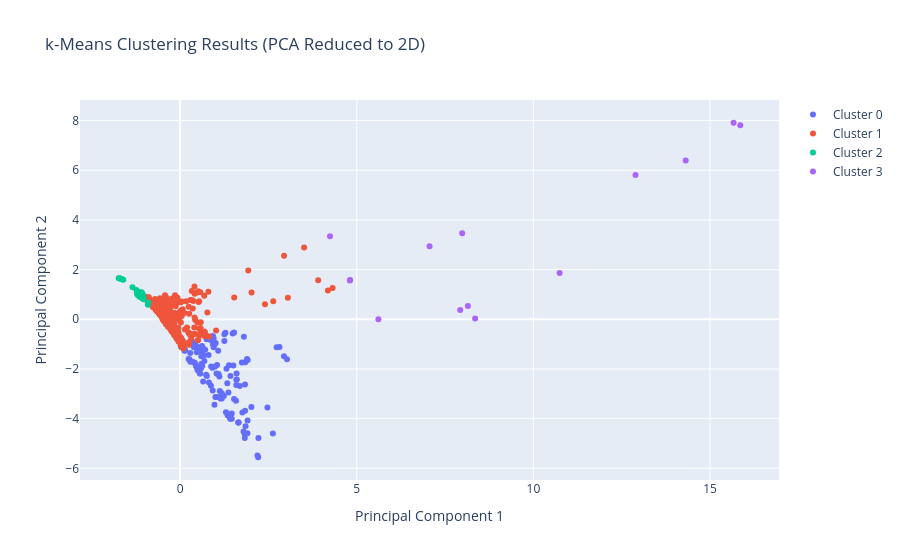

Notebook code for this chart:
### Markdown cell above
In addition to basic printing validation, we can also (approximately) plot the clusters to better visualization. A limitation to this is that we will need to reduce the dimensionality down to 2D, however the visualization could still prove to be beneficial.

### Code cell
# Since we cannot visualize in higher dimensions easily, we can use PCA to reduce to 2D for plotting
pca_2012 = PCA(n_components=2)  # Initialize PCA to reduce to 2 components
df_2012_numerical_pca_components = pca_2012.fit_transform(df_2012_wrangled_numerical_scaled)  # Get the principle components
df_2012_numerical_plot = pd.DataFrame({  # Get a dataframe for plotting
    'PC1': df_2012_numerical_pca_components[:, 0],
    'PC2': df_2012_numerical_pca_components[:, 1],
    'Cluster': df_2012_wrangled_copy['Cluster'],
    'Country': df_2012_wrangled['Country Code (ISO-3)'],
})

# Plotting the clusters in 2D PCA space (adding each point to the plot in the specified color for its cluster)
cluster_plot_fig = go.Figure()
for c in sorted(df_2012_numerical_plot['Cluster'].unique()):
    cluster_data = df_2012_numerical_plot[df_2012_numerical_plot['Cluster'] == c]
    cluster_plot_fig.add_trace(go.Scatter(
        x=cluster_data['PC1'],
        y=cluster_data['PC2'],
        mode='markers',
        name=f'Cluster {c}',
        text=cluster_data['Country'],
        hoverinfo='text+x+y'
    ))
cluster_plot_fig.update_layout(
    title='k-Means Clustering Results (PCA Reduced to 2D)',
    xaxis_title='Principal Component 1',
    yaxis_title='Principal Component 2'
)
cluster_plot_fig.show()

### Figure 1 — Plotly figure (JSON) as saved in the notebook; plotly's stock layout.template omitted (floating-point values rounded to 4 significant figures; data arrays with more than 128 entries replaced by an {"elided": "..."} marker saying what was removed)
{"data": [{"hoverinfo": "text+x+y", "mode": "markers", "name": "Cluster 0", "text": ["AFG", "AFG", "AFG", "AGO", "AGO", "AGO", "AGO", "BEN", "BFA", "CIV", "CMR", "CAF", "CAF", "CAF", "CAF", "TCD", "TCD", "TCD", "TCD", "CHL", "CHL", "COL", "COG", "COG", "COG", "CRI", "DOM", "GNQ", "GNQ", "GNQ", "GNQ", "ETH", "ETH", "GAB", "GAB", "GAB", "GAB", "GHA", "GTM", "GIN", "GIN", "GIN", "GIN", "GNB", "GNB", "HTI", "HTI", "ISL", "IDN", "IDN", "IRQ", "IRQ", "IRQ", "KIR", "LSO", "LSO", "LSO", "LSO", "LBR", "LBR", "LBR", "MDG", "MWI", "MWI", "MWI", "MWI", "MLI", "MLI", "MLI", "MRT", "MRT", "MOZ", "MOZ", "MOZ", "MOZ", "NPL", "NPL", "NGA", "NGA", "PAN", "PAN", "PNG", "PRY", "PER", "PHL", "MDA", "MDA", "WSM", "SOM", "SOM", "SOM", "SOM", "ZAF", "ZAF", "ZAF", "ZAF", "SSD", "SSD", "SSD", "SSD", "SWZ", "SWZ", "SWZ", "SWZ", "SYR", "SYR", "SYR", "SYR", "TON", "TON", "TUV", "UGA", "UGA", "UGA", "UGA", "UKR", "UKR", "TZA", "ZMB", "ZMB", "ZMB", "ZMB", "ZWE", "ZWE", "ZWE", "ZWE"], "type": "scatter", "x": [1.598, 1.006, 0.95, 1.837, 1.805, 1.528, 1.283, 1.911, 2.471, 1.605, 0.7482, 1.168, 1.177, 1.851, 1.237, 1.425, 1.688, 1.59, 2.018, 0.266, 1.298, 1.462, 1.908, 1.824, 0.2869, 0.2406, 0.4165, 1.795, 1.831, 2.21, 2.189, 2.94, 3.026, 0.9224, 1.03, 0.1449, 0.9995, 1.046, 0.7556, 0.8781, 0.9126, 0.5576, 0.6692, 0.04206, 0.1222, 1.123, 0.6035, 0.9726, 2.813, 2.731, 0.6336, 1.088, 1.031, 0.5643, 1.423, 1.418, 1.462, 0.3567, 0.6249, 1.181, 1.655, 1.112, 0.3571, 0.369, 0.5163, 0.5994, 0.9514, 1.591, 0.8602, 1.648, 1.647, 2.626, 0.9283, 1.077, 1.383, 0.6874, 1.84, 1.253, 0.9786, 1.349, 0.492, 0.7369, 0.462, 0.5898, 1.312, 0.4482, 0.4419, 0.1227, 1.748, 1.914, 1.508, 1.894, 0.7101, 0.6184, 0.8058, 1.335, 1.527, 1.367, 1.763, 0.99, 1.33, 0.03126, 0.2895, 0.6516, 1.143, 0.5956, 1.178, 0.5854, 0.5643, 0.5369, 1.4, 0.9081, 0.9329, 1.488, 1.253, 0.8162, 0.8727, 1.847, 2.217, 0.4542, 0.658, 1.582, 0.4688, 0.3901, 0.3736, 0.6007], "y": [-2.184, -0.9571, -0.7737, -2.624, -0.7036, -0.5352, -0.5465, -4.075, -3.551, -2.427, -0.8032, -2.987, -2.983, -4.311, -3.085, -2.284, -2.688, -2.645, -3.535, -1.624, -3.747, -3.794, -4.584, -4.604, -1.356, -1.599, -1.754, -4.523, -4.782, -5.555, -5.49, -1.492, -1.613, -2.869, -3.128, -1.258, -3.133, -1.837, -2.286, -1.9, -1.95, -1.223, -1.444, -0.9987, -1.173, -2.889, -1.796, -3.443, -1.115, -1.128, -1.121, -2.206, -2.182, -2.187, -4.004, -3.996, -4.006, -1.707, -1.884, -3.192, -4.158, -2.3, -0.9376, -0.9251, -1.19, -1.311, -1.124, -2.432, -0.8353, -4.16, -4.16, -4.6, -1.004, -1.272, -1.848, -1.677, -3.688, -0.6007, -0.9918, -3.872, -2.044, -2.231, -1.91, -1.95, -1.99, -1.867, -1.844, -1.273, -1.739, -1.645, -1.861, -1.605, -1.23, -1.074, -1.442, -2.576, -3.215, -2.946, -3.757, -1.904, -3.798, -1.126, -1.708, -2.501, -3.19, -1.925, -3.116, -1.971, -2.187, -2.113, -3.909, -0.6866, -0.6797, -0.5701, -0.8766, -2.549, -2.679, -1.731, -4.779, -1.07, -1.456, -3.28, -1.331, -1.122, -1.034, -1.488]}, {"hoverinfo": "text+x+y", "mode": "markers", "name": "Cluster 1", "text": {"elided": "575 str values"}, "type": "scatter", "x": {"elided": "575 float values"}, "y": {"elided": "575 float values"}}, {"hoverinfo": "text+x+y", "mode": "markers", "name": "Cluster 2", "text": ["AUS", "AUS", "AUS", "AUT", "AUT", "BEL", "CAN", "CAN", "DNK", "DNK", "FIN", "FIN", "FIN", "FRA", "FRA", "ISL", "IRL", "LUX", "LUX", "NZL", "QAT", "SGP", "SGP", "SWE", "CHE", "CHE", "CHE"], "type": "scatter", "x": [-1.148, -1.194, -1.222, -1.189, -1.038, -1.148, -1.08, -1.237, -1.21, -1.207, -1.08, -1.085, -1.105, -1.062, -1.089, -0.9111, -1.04, -1.641, -1.609, -1.146, -0.8985, -1.127, -1.062, -1.348, -1.738, -1.717, -1.693], "y": [0.9475, 0.9702, 1.043, 1.096, 0.8041, 1.076, 0.8531, 1.177, 1.016, 1.025, 0.9615, 0.9809, 1.04, 1.02, 1.087, 0.5869, 0.8839, 1.615, 1.593, 0.9087, 0.6712, 0.9676, 0.9492, 1.292, 1.655, 1.66, 1.635]}, {"hoverinfo": "text+x+y", "mode": "markers", "name": "Cluster 3", "text": ["CHN", "COD", "COD", "COD", "IND", "IND", "IND", "IND", "NGA", "NGA", "NGA", "NGA", "PAK", "PAK"], "type": "scatter", "x": [4.242, 5.613, 7.985, 7.06, 15.67, 15.86, 12.89, 14.31, 8.145, 7.929, 10.74, 8.351, 4.806, 4.812], "y": [3.344, 0.002593, 3.467, 2.942, 7.912, 7.807, 5.81, 6.389, 0.5327, 0.3762, 1.863, 0.02658, 1.564, 1.586]}], "layout": {"title": {"text": "k-Means Clustering Results (PCA Reduced to 2D)"}, "xaxis": {"title": {"text": "Principal Component 1"}}, "yaxis": {"title": {"text": "Principal Component 2"}}}}
